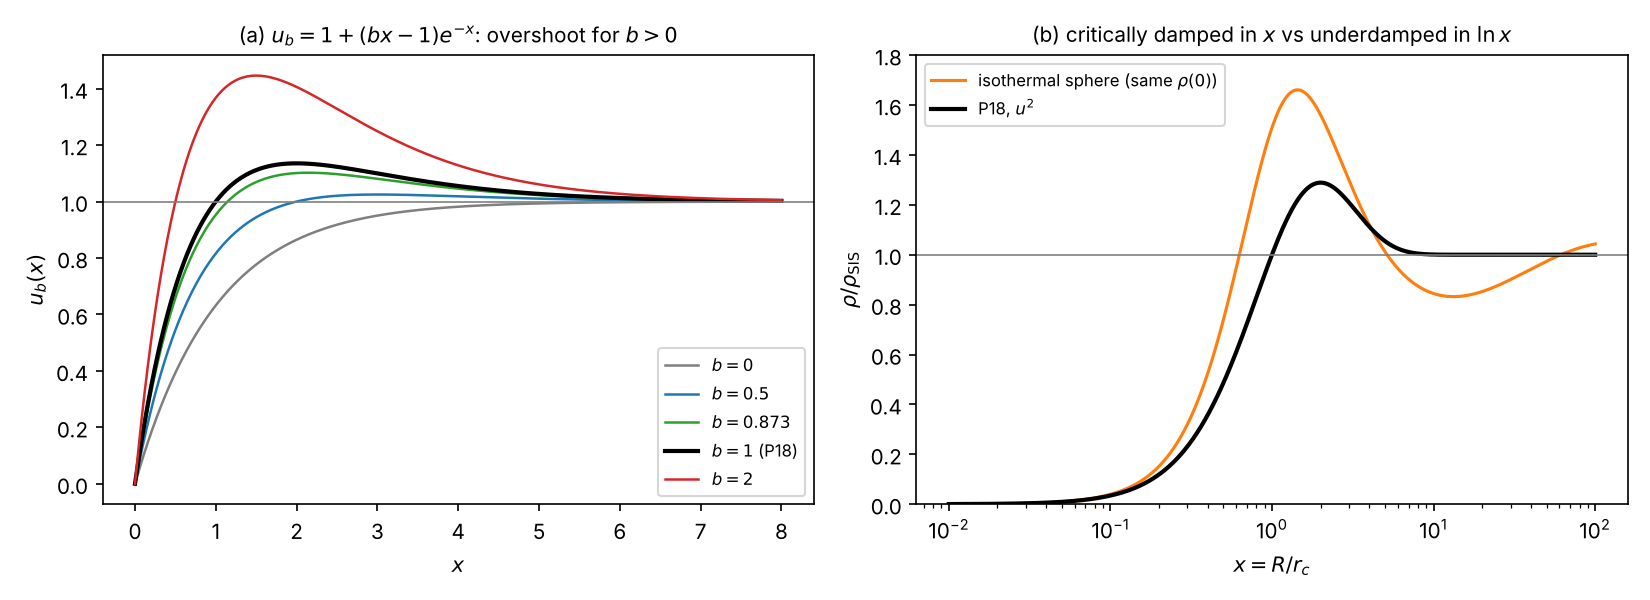

Write Python code to recreate this figure.
# Fig. 1: the family u_b(x) = 1 + (b x - 1) e^{-x}, and P18 against the non-singular isothermal sphere
import numpy as np, matplotlib; matplotlib.use("Agg"); import matplotlib.pyplot as plt
from scipy.integrate import solve_ivp
x=np.linspace(0,8,600)
fig,ax=plt.subplots(1,2,figsize=(11,4))
for b,c in [(0,"C7"),(0.5,"C0"),(np.sqrt(15)-3,"C2"),(1,"k"),(2,"C3")]:
    lab=fr"$b={b:.3f}$" if abs(b-(np.sqrt(15)-3))<1e-9 else fr"$b={b:g}$"
    if b==1: lab+=" (P18)"
    ax[0].plot(x,1+(b*x-1)*np.exp(-x),c=c,lw=2 if b==1 else 1.2,label=lab)
ax[0].axhline(1,c="0.5",lw=0.8); ax[0].set_xlabel(r"$x$"); ax[0].set_ylabel(r"$u_b(x)$")
ax[0].set_title(r"(a) $u_b=1+(bx-1)e^{-x}$: overshoot for $b>0$",fontsize=10); ax[0].legend(fontsize=8)
# Emden: psi'' + 2 psi'/xi = e^{-psi}; rho/rho_SIS = e^{-psi} xi^2/2; xi = sqrt8 * x (same central density)
def f(s,y): return [y[1], np.exp(-y[0])-2*y[1]/s]
s0=1e-4; sol=solve_ivp(f,(s0,400),[s0**2/6,s0/3],rtol=1e-10,atol=1e-12,dense_output=True)
X=np.logspace(-2,2,800); xi=np.sqrt(8)*X; psi=sol.sol(xi)[0]
ax[1].semilogx(X,np.exp(-psi)*xi**2/2,c="C1",label="isothermal sphere (same $\\rho(0)$)")
ax[1].semilogx(X,(1+(X-1)*np.exp(-X))**2,c="k",lw=2,label=r"P18, $u^2$")
ax[1].axhline(1,c="0.5",lw=0.8); ax[1].set_xlabel(r"$x=R/r_c$"); ax[1].set_ylabel(r"$\rho/\rho_{\rm SIS}$")
ax[1].set_title("(b) critically damped in $x$ vs underdamped in $\\ln x$",fontsize=10); ax[1].legend(fontsize=8); ax[1].set_ylim(0,1.8)
fig.tight_layout(); fig.savefig("fig_ufamily.png",dpi=150)
